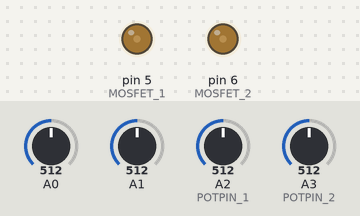
Bench run of a sketch on a simulated Arduino Uno, built with avr-gcc and run on an emulated ATmega328P. On the bench: output pins drawn as LEDs (lit = HIGH). The inputs (shaded band) are chosen by the test bench; at power-on: A0 = 512, A1 = 512, A2 (POTPIN_1) = 512, A3 (POTPIN_2) = 512.

Above: at 1.3 s.
1.4 s: A0 set to 716
At 2.7 s:
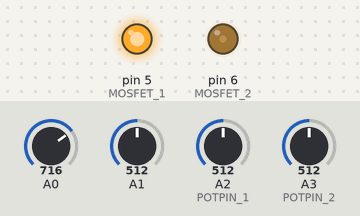
At 4.3 s:
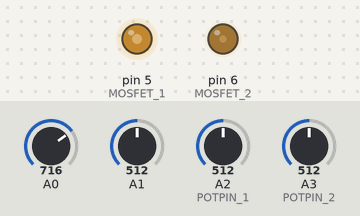
4.5 s: A1 set to 716
At 6.7 s:
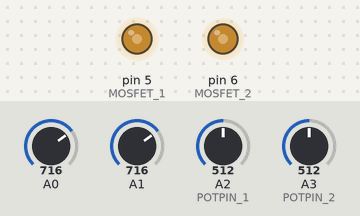
7.2 s: A2 (POTPIN_1) set to 716
10.3 s: A3 (POTPIN_2) set to 716
At 12.1 s:
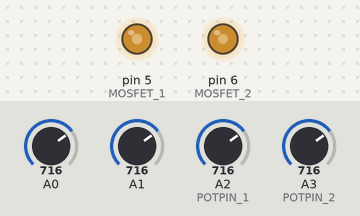
13.4 s: A0 set to 992
16.5 s: A1 set to 992
Timing chart, 0 to 20.3 s (numbered marks = the images above; inputs shaded):
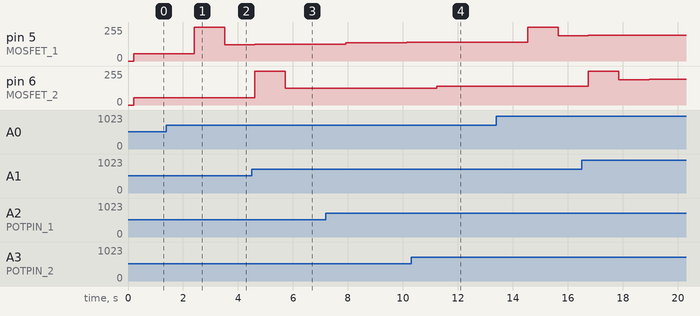

Measured:
- after the input at 1.4 s, pin 5 (MOSFET_1): 54/255 → 255/255 after 1.0 s, → 123/255 1.1 s later
- after the input at 4.5 s, pin 6 (MOSFET_2): 55/255 → 255/255 after 0.12 s, → 124/255 1.1 s later
- after the input at 10.3 s, pin 6 (MOSFET_2): 126/255 → 139/255 after 0.94 s, → 140/255 1.1 s later

The sketch:

tempControl2.ino
```cpp
#include <PID_v1.h>

#define SERIESRESISTOR 10000
#define NUMSAMPLES 5
#define TSETMIN 30
#define TSETMAX 45
#define THERMISTOR_1 A0
#define THERMISTOR_2 A1
#define POTPIN_1 A2
#define POTPIN_2 A3
#define MOSFET_1 5
#define MOSFET_2 6


// thermistor table
int samples[NUMSAMPLES];
int temp[105] = {99,98,97,96,95,94,93,92,91,90,89,88,87,86,85,84,83,82,81,80,79,78,77,76,75,74,73,72,71,70,69,68,67,66,65,64,63,62,61,60,59,58,57,56,55,54,53,52,51,50,49,48,47,46,45,44,43,42,41,40,39,38,37,36,35,34,33,32,31,30,29,28,27,26,25,24,23,22,21,20,19,18,17,16,15,14,13,12,11,10,9,8,7,6,5,4,3,2,1,0,-1,-2,-3,-4,-5};
int res[105] = {699,720,741,764,787,811,836,862,888,916,945,974,1005,1037,1070,1105,1141,1178,1216,1256,1298,1341,1385,1432,1480,1530,1582,1637,1693,1752,1813,1876,1942,2011,2082,2157,2234,2315,2399,2487,2579,2674,2773,2877,2985,3098,3216,3339,3467,3601,3741,3887,4040,4200,4367,4542,4724,4916,5116,5325,5544,5774,6014,6266,6530,6807,7097,7402,7721,8056,8408,8777,9165,9572,10000,10450,10923,11420,11943,12493,13073,13682,14324,15001,15714,16465,17257,18092,18973,19903,20885,21921,23016,24172,25395,26687,28054,29500,31031,32651,34366,36184,38110,40151,42317};


// potentiometer reading
int pot_1, pot_2;

// variables for pid adaptive tuning
double tempset_1, tempset_2, temp_1, temp_2, output_1, output_2;

// values for pid tuning agg = aggressive mode, cons = conservative mode
double aggKp=4, aggKi=0.2, aggKd=1;
double consKp=1, consKi=0.05, consKd=0.25;

// specify links for peltier control
PID peltier_1_PID(&temp_1, &output_1, &tempset_1, consKp, consKi, consKd, DIRECT);
PID peltier_2_PID(&temp_2, &output_2, &tempset_2, consKp, consKi, consKd, DIRECT);

void setup(void) {
  // put your setup code here, to run once:

  Serial.begin(9600);
  analogReference(EXTERNAL);

  // initialize
  tempset_1 = getSetpoint(POTPIN_1);
  tempset_2 = getSetpoint(POTPIN_2);

  // for testing without potentiometer
  // tempset_1 = 32;
  // tempset_2 = 32;

  temp_1 = getTemp(THERMISTOR_1);
  temp_2 = getTemp(THERMISTOR_2);

  peltier_1_PID.SetMode(AUTOMATIC);
  peltier_2_PID.SetMode(AUTOMATIC);
}

void loop() {
  // put your main code here, to run repeatedly:

  // read input (temperature)
  temp_1 = getTemp(THERMISTOR_1);
  temp_2 = getTemp(THERMISTOR_2);

  // read setpoint (potentiometer) - comment out for testing without potentiometer
  tempset_1 = getSetpoint(POTPIN_1);
  tempset_2 = getSetpoint(POTPIN_2);

  // get potentiometer values - for testing
  int pot_a2 = analogRead(POTPIN_1);
  int pot_a3 = analogRead(POTPIN_2);
  /*
  Serial.print("Read value Pot A2 = ");
  Serial.println(pot_a2);

  Serial.print("Setpoint Pot A2 = ");
  Serial.println(tempset_1);

  Serial.print("Read value Pot A3 = ");
  Serial.println(pot_a3);

  Serial.print("Setpoint Pot A3 = ");
  Serial.println(tempset_2);
  */

  // set parameters for peltier 1
  double gap_1 = abs(tempset_1 - temp_1);

  if(gap_1 < 3){
    peltier_1_PID.SetTunings(consKp, consKi, consKd);
  } else {
    peltier_1_PID.SetTunings(aggKp, aggKi, aggKd);
  }
  peltier_1_PID.Compute();

  //set parameters for peltier 2
  double gap_2 = abs(tempset_2 - temp_2);

  if(gap_2 < 3){
    peltier_2_PID.SetTunings(consKp, consKi, consKd);
  } else {
    peltier_2_PID.SetTunings(aggKp, aggKi, aggKd);
  }
  peltier_2_PID.Compute();

  analogWrite(MOSFET_1, output_1);
  analogWrite(MOSFET_2, output_2);

  /*
  Serial.print("Temperature 1 ");
  Serial.println(temp_1);

  Serial.print("Temperature 2 ");
  Serial.println(temp_2);
  */

  delay(1000);

}

double getTemp(int Thermistor) {
  uint8_t i;
  float average;
  int current_temp;

  for(i=0; i<NUMSAMPLES; i++) {
    samples[i] = analogRead(Thermistor);
    delay(10);
  }

  average = 0;

  for(i=0; i<NUMSAMPLES; i++) {
    average += samples[i];
  }

  average /= NUMSAMPLES;

  //Serial.print("Average analog reading ");
  //Serial.println(average);

  average = 1023 / average - 1;
  average = SERIESRESISTOR / average;

  //Serial.print("Thermistor resistance ");
  //Serial.println(average);

  int r = 104;
  int l = 0;
  int m;

  while(l<=r) {
    m = int(floor(float(r + l)/2));

      if((r-m < 2) && (m-l < 2)) {
        if((abs(float(res[m]) - average) < abs(float(res[l]) - average)) && (abs(float(res[m]) - average) < abs(float(res[r]) - average))) {
          current_temp = temp[m];
        } else if(abs(float(res[l]) - average) < abs(float(res[r]) - average)) {
          current_temp = temp[l];
        } else {
          current_temp = temp[r];
        }
        break;
    }

    if(float(res[m]) > average) {
      r = m - 1;
    } else if(float(res[m]) < average) {
      l = m + 1;
    }

  }

  return current_temp;
}

double getSetpoint(int Potentiometer) {
  int potval;
  double setpoint;

  potval = analogRead(Potentiometer);
  setpoint = TSETMIN + (double(potval) / 1023 * (TSETMAX - TSETMIN));
  return setpoint;
}
```
